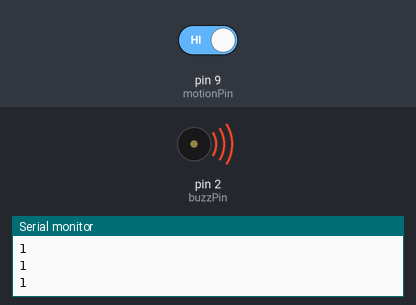
Simulated run of this sketch. Board: Arduino Uno, built with avr-gcc and run on an emulated ATmega328P. Shown: buzzer (waves = sounding, pin HIGH), the last lines printed to the serial monitor. Inputs (shaded band) come from the test bench; at power-on: pin 9 (motionPin) HIGH.

Above: at 1.2 s.
1.3 s: pin 9 (motionPin) driven LOW
At 2.5 s:
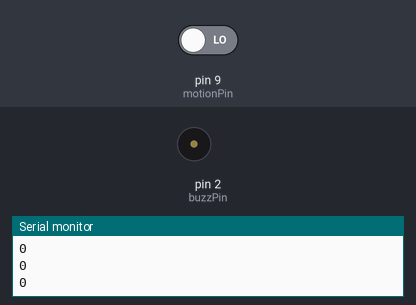
2.8 s: pin 9 (motionPin) driven HIGH
At 3.8 s:
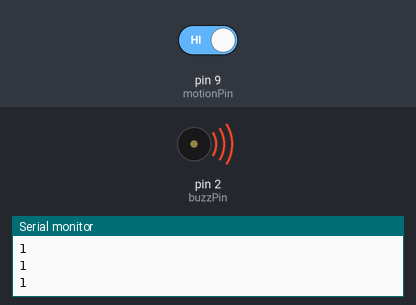
Timing chart, 0 to 5.8 s (numbered marks = the images above; inputs shaded):
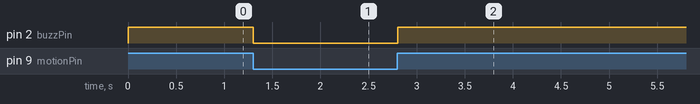

Measured:
- after the input at 1.3 s, pin 2 (buzzPin): HIGH → LOW at once
- after the input at 2.8 s, pin 2 (buzzPin): LOW → HIGH at once

The sketch:

MOTION_SENSOR.ino
```cpp
#define motionPin 9
#define buzzPin 2
void setup()
{
  pinMode(buzzPin,OUTPUT);
  pinMode(motionPin,INPUT);
  Serial.begin(9600);
  Serial.println("Alarm Test");
}

void loop()
{
  long movement = digitalRead(motionPin);
  Serial.println(movement);
  if(movement==0)
  digitalWrite(buzzPin,LOW);
  else
  digitalWrite(buzzPin,HIGH);
  delay(100);
}
```
